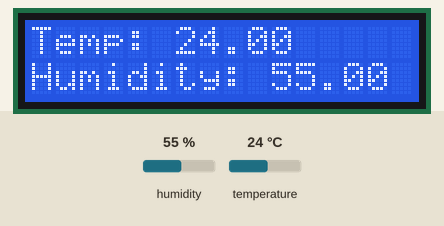
Recording of a sketch running on a simulated Arduino Uno, built with avr-gcc and run on an emulated ATmega328P. On the bench: 16×2 character LCD. The inputs (shaded band) are chosen by the test bench; at power-on: humidity 55 %, temperature 24 °C. What the sketch prints to the serial monitor is not drawn.

Above: at 1.3 s.
1.4 s: humidity set to 22 %
At 3.0 s:
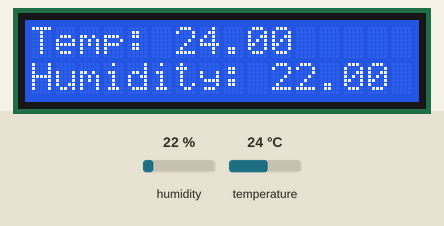
6.8 s: temperature set to 12 °C
At 9.3 s:
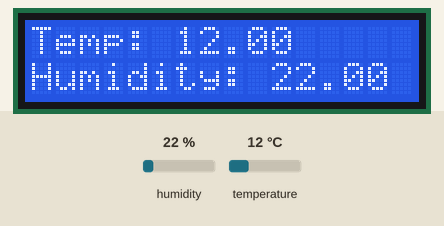
10.0 s: humidity set to 40 %
At 11.4 s:
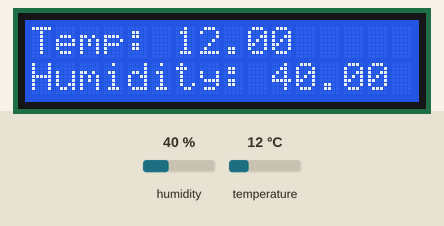
12.8 s: temperature set to 28 °C
At 15.6 s:
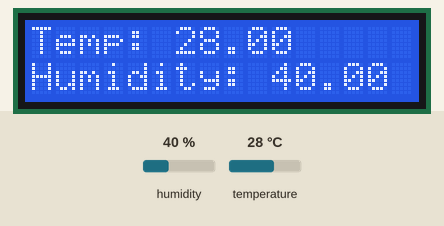
Timing chart, 0 to 17.1 s (numbered marks = the images above; inputs shaded):
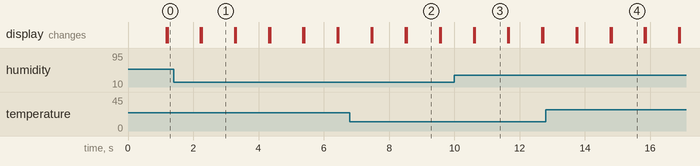

The sketch:

cm_inch.ino
```cpp
// DHT22 and LCD  by Nitigan


/* You must include element for dht22
*/
#include "DHT.h"
#define DHTPIN 2
#define DHTTYPE DHT22
DHT dht(DHTPIN, DHTTYPE);

#include <LiquidCrystal_I2C.h>

LiquidCrystal_I2C lcd(0x27,16,2);  // set the LCD address to 0x27 for a 16 chars and 2 line display //ค่าจอiedแสดงผล

// Define 16x2 LCD
int screenWidth = 16;
int screenHeight = 2;

// To move ONLY one line needs to move one character at a time

// Define two line

String line1 = " Temp & Humid "; // stationary " LCD ep3: "
String line2 = " Data is "; // scroll this line " This is a one line scrolling tutorial! "

int stringStart, stringEnd = 0;
int scrollCursor = screenWidth;

void setup() {

  // use dht begin
  dht.begin();
  Serial.begin(9600);
  Serial.println(F("DHTxx test!"));

  lcd.init();
  lcd.backlight();
  lcd.begin(screenWidth, screenHeight);
}

void loop() {
  float h = dht.readHumidity();
  // Read temperature as Celsius (the default)
  float t = dht.readTemperature();
  // Read temperature as Fahrenheit (isFahrenheit = true)
  float f = dht.readTemperature(true);

  // Check if any reads failed and exit early (to try again).
  if (isnan(h) || isnan(t) || isnan(f)) {
    Serial.println(F("Failed to read from DHT sensor!"));
    return;
  }

  // Compute heat index in Fahrenheit (the default)
  float hif = dht.computeHeatIndex(f, h);
  // Compute heat index in Celsius (isFahreheit = false)
  float hic = dht.computeHeatIndex(t, h, false);
  lcd.setCursor(0, 0); // Seting the cursor on first row
  lcd.print(F("Temp: "));
  lcd.print(t);
  lcd.setCursor( 0 , 1);
  lcd.print(F("Humidity: "));
  lcd.print(h); // Seting the cursor on first row and (scrolling from left end to right)
  lcd.print(line2); // To print line1 first character "T"

  delay(1000);

  lcd.clear(); // clear message

  Serial.print(F("Humidity: "));
  Serial.print(h);
  Serial.print(F("Temp: "));
  Serial.print(t);
  Serial.print(F("°C "));
  Serial.print(f);
  Serial.print(F("°F  Heat index: "));
  Serial.print(hic);
  Serial.print(F("°C "));
  Serial.print(hif);
  Serial.println(F("°F"));

  /*
      get data from dht22


  */

  /*

    show data from dht with LCD


  */


}
```

Measured:
- after the input at 1.4 s, the display: first differs from a run without the input after 0.86 s (image 1)
- after the input at 6.8 s, the display: first differs from a run without the input after 1.7 s (image 2)
- after the input at 10.0 s, the display: first differs from a run without the input after 0.63 s (image 3)
- after the input at 12.8 s, the display: first differs from a run without the input after 2.0 s (image 4)
- what the display in image 1 shows lasts 1.0 s, from 2.3 s to 3.3 s
